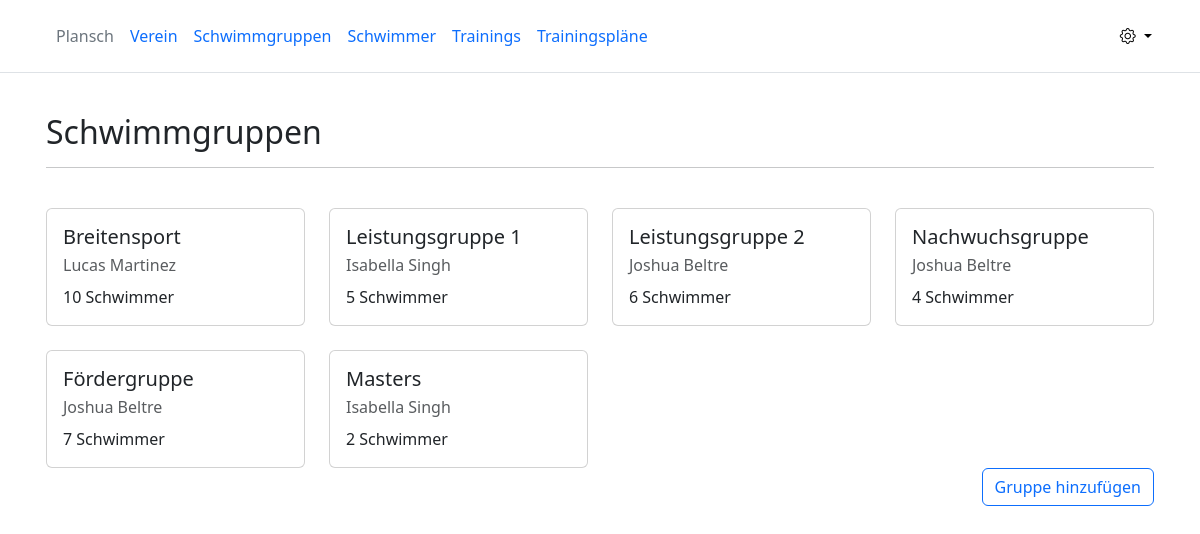
The page /swimmgroup/ (signed in) on the database its author committed.
### club/models.py (models this page shows, shortened)
class SwimmGroup(models.Model):
    short_name = models.CharField(max_length=200, unique=True, verbose_name='Kürzel')
    name = models.CharField(max_length=200, verbose_name='Name')
    description = models.CharField(max_length=500, verbose_name='Beschreibung')
    age_group = models.CharField(max_length=200, verbose_name='Altergruppe')
    competition_participation = models.BooleanField(default=False, verbose_name='Wettkampfteilnahme')
    main_trainer = models.ForeignKey(Trainer, on_delete=models.PROTECT, related_name='main_trainer', verbose_name='Haupttrainer')
    trainer = models.ManyToManyField(Trainer, related_name='trainer', blank=True, verbose_name='Zusätzliche Trainer')

class Trainer(models.Model):
    CHOICES = (
        ('Keine', 'Keine'),
        ('Junior-Trainer', 'Junior-Trainer'),
        ('Trainerassistent', 'Trainerassistent'),
        ('C-Trainer', 'C-Trainer'),
        ('B-Trainer', 'B-Trainer'),
    )
    user = models.OneToOneField(User, on_delete=models.SET_NULL, verbose_name='User', null=True)
    birth_date = models.DateField(blank=True, null=True, verbose_name='Geburtstag')
    education = models.CharField(max_length=200, choices=CHOICES, verbose_name='Status')
    expiry_date_first_aid = models.DateField(verbose_name='Ablaufdatum Erste Hilfe')
    expiry_date_lifeguard = models.DateField(verbose_name='Ablaufdatum Rettungsschwimmer')
    def __str__(self):
        return f'{self.user.first_name} {self.user.last_name}'

### club/views.py (the view)
# urls.py: path('swimmgroup/', SwimmGroupList.as_view(), name='swimmgroup-list'),
class SwimmGroupList(PermissionRequiredMixin, ListView):
    permission_required = "club.view_swimmgroup"
    model = SwimmGroup

### club/templatetags/club_tags.py (called while the page is built)
@register.filter(name="group_swimmer_count")
def group_swimmer_count(value):
    return Swimmer.objects.filter(group=value).count()

### club/templates/club/swimmgroup_list.html (shortened to what this page needs)
{% extends "club/base.html" %}
{% load club_tags %}
{% block content %}
    <h2>Schwimmgruppen</h2>
    <hr>
    <div class="row">
        {% for swimmgroup in object_list %}
            <div class="col-lg-3 mt-4">
                <div class="card onHover" type="button"
                     onclick="javascript:location.href='{% url 'swimmgroup-detail' swimmgroup.id %}'">
                    <div class="card-body">
                        <h5 class="card-title">{{ swimmgroup.name }}</h5>
                        <p class="card-subtitle mb-2 text-body-secondary text-muted">{{ swimmgroup.main_trainer }}</p>
                        <p class="card-text">{{ swimmgroup|group_swimmer_count }} Schwimmer</p>
                    </div>
                </div>
            </div>
        {% endfor %}
    </div>
    <div class="d-flex flex-row-reverse">
        {% if perms.club.add_swimmgroup %}
            <button type="button" class="btn btn-outline-primary"
                    onclick="location.href='{% url 'swimmgroup-create' %}'">
                Gruppe hinzufügen
            </button>
        {% endif %}
    </div>
{% endblock content %}

### rows shown on the page
SwimmGroup: name "Breitensport", main_trainer "Lucas Martinez", id "10"
SwimmGroup: name "Leistungsgruppe 1", main_trainer "Isabella Singh", id "5"
SwimmGroup: name "Leistungsgruppe 2", main_trainer "Joshua Beltre", id "6"
SwimmGroup: name "Nachwuchsgruppe", main_trainer "Joshua Beltre", id "4"
SwimmGroup: name "Fördergruppe", main_trainer "Joshua Beltre", id "7"
SwimmGroup: name "Masters", main_trainer "Isabella Singh", id "2"
